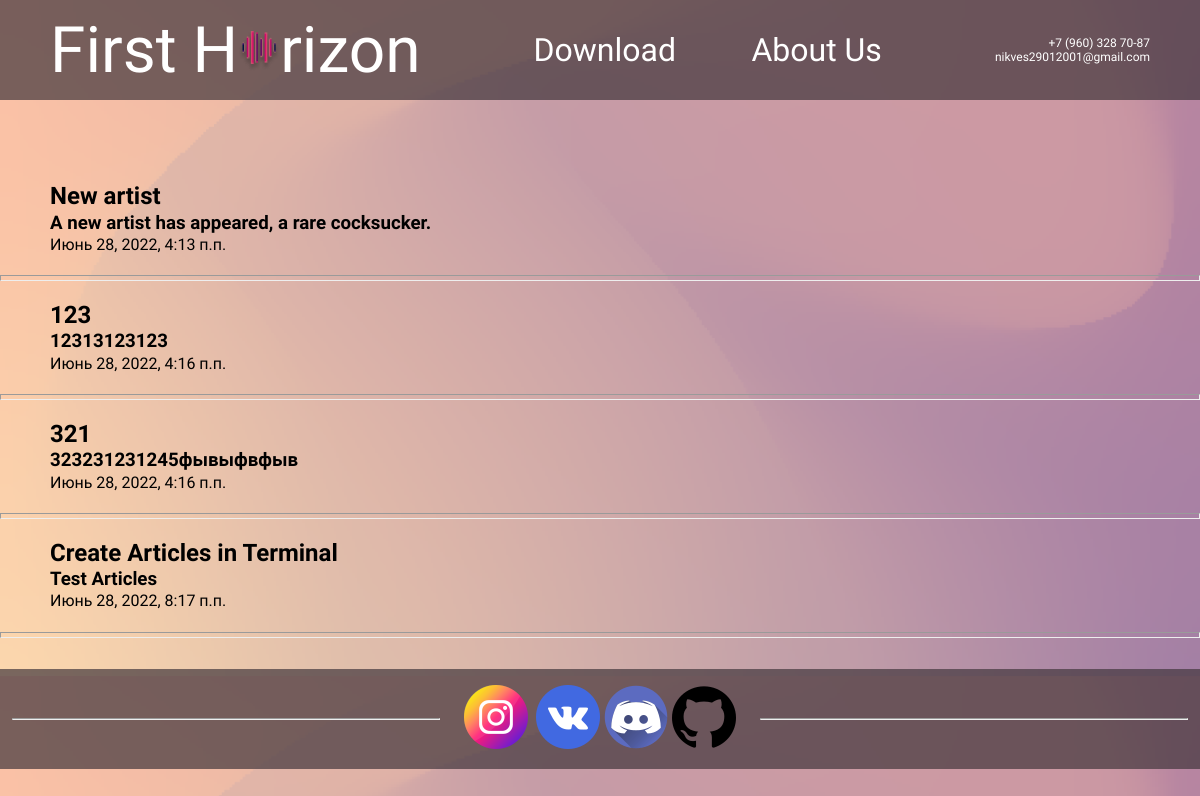
Screenshot of /about_page/ with the database file from the repository.
### about_app/models.py (models this page shows, shortened)
class Articles(models.Model):
    title = models.CharField(max_length=200)
    text = models.TextField()
    created_date = models.DateTimeField(default=timezone.now)

### about_app/views.py (the view)
# urls.py: path('about_page/', views.about_page, name='about_page'),
def about_page(request):
    articles = Articles.objects.all()
    return render(request, 'about_app/about_page.html', {'articles': articles})

### about_app/templates/about_app/about_page.html
{% extends 'about_app/articles.html' %}
{% load static %}
{% block content %}
    <div class="articles">
        {% for article in articles %}
            <div class="article">
                <h2 class="title">{{ article.title }}</h2>
                <h3 class="content_article">{{ article.text }}</h3>
                <p class="creation_date">{{ article.created_date }}</p>
            </div>
            <hr>
        {% endfor %}
    </div>
{% endblock %}

### about_app/templates/about_app/articles.html (shortened to what this page needs)
{% load static %}
<!DOCTYPE html>
<html lang="en">
<head>
    <link rel="stylesheet" href="{% static 'css/style.css' %}">
</head>
<body>
    <header id="header_grid">
        <a href="/"><div class="header_nav" id="logo">First H<img src="{% static 'images/img_logo_sound.png' %}" alt="img_text_logo">rizon</div></a>
        <a href="#down_page"><div class="nav_button" id="download_header">Download</div></a>
        <a href="#about_page"><div class="nav_button" id="about_header">About Us</div></a>
        <div class="contact">
            <p id="number">+7 (960) 328 70-87</p>
            <p id="email">nikves29012001@gmail.com</p>
        </div>
    </header>
    <a href="#header_grid"><button onclick="scroll()" id="button_scroll"><img src="{% static 'images/top.png' %}" alt="scrollTop"></button></a>
    {% block content %}
    {% endblock %}
    <footer>
        <hr id="left_line">
        <div class="image_logo_contact">
            <a href="https://www.instagram.com/rakova9opuxol/" class="link_contact"><img src="{% static 'images/instagram_logo.png' %}" alt="" class="img_contact"></a>
            <a href="https://vk.com/luc143r" class="link_contact"><img src="{% static 'images/vk_logo.png' %}" alt="" class="img_contact"></a>
            <a href="https://discord.gg/XVtXuj6bxW" class="link_contact"><img src="{% static 'images/discord_logo.png' %}" alt="" class="img_contact"></a>
            <a href="https://github.com/Luc143r" class="link_contact"><img src="{% static 'images/github_logo.png' %}" alt="" class="img_contact"></a>
        </div>
        <hr id="right_line">
    </footer>
</body>
</html>

### about_app/static/css/style.css (style rules this page uses)
* { margin: 0; padding: 0; box-sizing: border-box; }
body { font-family: 'Saira', sans-serif; width: 100%; min-height: 100vh; background-image: url("../images/Background_gradient.png"); background-size: 100%; display: grid; grid-template-areas: "header" "intro" "download" "about" "footer"; }
header { background-color: rgba(66, 55, 61, 70%); display: grid; grid-template-areas: "logo download_header about_header contact_header"; grid-area: header; width: 100%; height: 100px; color: white; font-family: 'Saira Stencil One', cursive; align-items: center; }
a { text-decoration: none; color: white; }
.header_nav { grid-area: logo; font-size: 64px; padding-left: 50px; }
#download_header { grid-area: download_header; }
#about_header { grid-area: about_header; }
.contact { grid-area: contact_header; text-align: right; padding-right: 50px; font-size: 12px; }
.nav_button { text-align: center; font-size: 32px; }
footer { grid-area: footer; display: grid; grid-template-areas: "left_line icon_contact right_line"; justify-items: center; align-items: center; background-color: rgba(66, 55, 61, 70%); width: 100%; height: 100px; }
#left_line { grid-area: left_line; width: 428px; }
.image_logo_contact { grid-area: icon_contact; text-align: center; }
#right_line { grid-area: right_line; width: 428px; }
.articles { display: grid; }
.article { display: grid; grid-template-areas: "title_article" "content_article" "date_article"; padding: 20px; padding-left: 50px; }
.title { grid-area: title_article; }
.content_article { grid-area: content_article; }
.creation_date { grid-area: date_article; }

### rows the page displays
Articles: title "New artist", text "A new artist has appeared, a rare cocksucker.", created_date "Июнь 28, 2022, 4:13 п.п."
Articles: title "123", text "12313123123", created_date "Июнь 28, 2022, 4:16 п.п."
Articles: title "321", text "323231231245фывыфвфыв", created_date "Июнь 28, 2022, 4:16 п.п."
Articles: title "Create Articles in Terminal", text "Test Articles", created_date "Июнь 28, 2022, 8:17 п.п."
